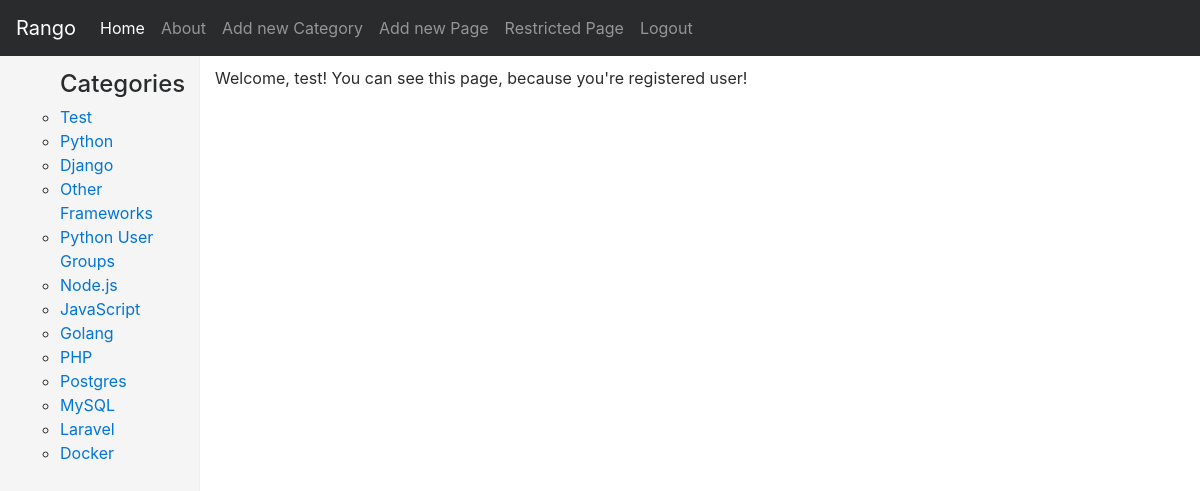
The page /rango/restricted/ (signed in) on the database its author committed.
### rango/models.py (models this page shows, shortened)
class Category(models.Model):
    name = models.CharField(max_length=128, unique=True)
    likes = models.IntegerField(default=0)
    views = models.IntegerField(default=0)
    slug = models.SlugField(unique=True)
    class Meta:
        verbose_name_plural = 'Categories'

### rango/views.py (the view)
@login_required
def restricted(request):
    return render(request, 'rango/restricted.html', {})

### rango/templatetags/rango_template_tags.py (called while the page is built)
@register.inclusion_tag('rango/cats.html')
def get_category_list(cat=None):
    return {
        'cats': Category.objects.all(),
        'act_cat': cat
    }

### tangodjango/templates/rango/restricted.html (shortened to what this page needs)
{% extends 'rango/base_bootstrap.html' %}
{% load staticfiles %}
{% block body_block %}
    Welcome, {{ user.username }}! You can see this page, because you're registered user!
{% endblock %}

### tangodjango/templates/rango/base_bootstrap.html (shortened to what this page needs)
<!DOCTYPE html>
{% load staticfiles %}
{% load rango_template_tags %}
<html lang="en">
<head>
    <link rel="stylesheet" href="{% static 'css/bootstrap.min.css' %}">
    <link rel="stylesheet" href="{% static 'css/dashboard.css' %}">
    <link rel="stylesheet" href="{% static 'css/media.css' %}">
</head>
<body>
<nav class="navbar navbar-toggleable-md navbar-inverse fixed-top bg-inverse">
    <a class="navbar-brand" href="#">Rango</a>
    <div class="collapse navbar-collapse" id="navbarsExampleDefault">
        <ul class="navbar-nav mr-auto">
            <li class="nav-item active">
                <a class="nav-link" href="{% url 'rango:index' %}">Home <span class="sr-only">(current)</span></a>
            </li>
            <li class="nav-item">
                <a class="nav-link" href="{% url 'rango:about' %}">About</a>
            </li>
            {% if  user.is_authenticated%}
                <li class="nav-item">
                    <a class="nav-link" href="{% url 'rango:add_category' %}">Add new Category</a>
                </li>
                <li class="nav-item">
                    <a class="nav-link" href="{% url 'rango:add_page' %}">Add new Page</a>
                </li>
                <li class="nav-item">
                    <a class="nav-link" href="{% url 'rango:restricted' %}">Restricted Page</a>
                </li>
                <li class="nav-item">
                    <a class="nav-link" href="{% url 'auth_logout' %}?next=/rango/">Logout</a>
                </li>
                <li class="nav-item">
                    <a class="nav-link" href="{% url 'auth_password_change' %}"></a>
                </li>
            {% endif %}
        </ul>
    </div>
</nav>
<div class="container-fluid">
    <div class="row">
        <nav class="col-sm-3 col-md-2 hidden-xs-down bg-faded sidebar">
            <ul class="nav nav-pills flex-column">
                {% block sidebar_block %}
                    {% get_category_list category %}
                {% endblock %}
            </ul>
        </nav>
        <main class="col-sm-9 offset-sm-3 col-md-10 offset-md-2 pt-3">
            {% block body_block %}
            {% endblock %}
        </main>
    </div>
</div>
</body>
</html>

### tangodjango/templates/rango/cats.html
<ul>
    {% if cats %}
        <h4>Categories</h4>
        {% for c in cats %}
            {% if c == act_cat %}
                <li><strong><a href="{% url 'rango:show_category' c.slug %}">{{ c.name.upper }}</a></strong></li>
            {% else %}
                <li><a href="{% url 'rango:show_category' c.slug %}">{{ c.name }}</a></li>
            {% endif %}
        {% endfor %}
    {% endif %}
</ul>

### tangodjango/static/css/dashboard.css (style rules this page uses)
body { padding-top: 50px; }
.sidebar { display: none; }
@media (min-width: 768px) { .sidebar { position: fixed; top: 51px; bottom: 0; left: 0; z-index: 1000; display: block; padding: 20px; overflow-x: hidden; overflow-y: auto; background-color: #f5f5f5; border-right: 1px solid #eee; } }

### rows shown on the page
Category: name "Test"
Category: name "Python"
Category: name "Django"
Category: name "Other Frameworks"
Category: name "Python User Groups"
Category: name "Node.js"
Category: name "JavaScript"
Category: name "Golang"
Category: name "PHP"
Category: name "Postgres"
Category: name "MySQL"
Category: name "Laravel"
Category: name "Docker"

### other values the page prints
{{ user.username }} "test"
